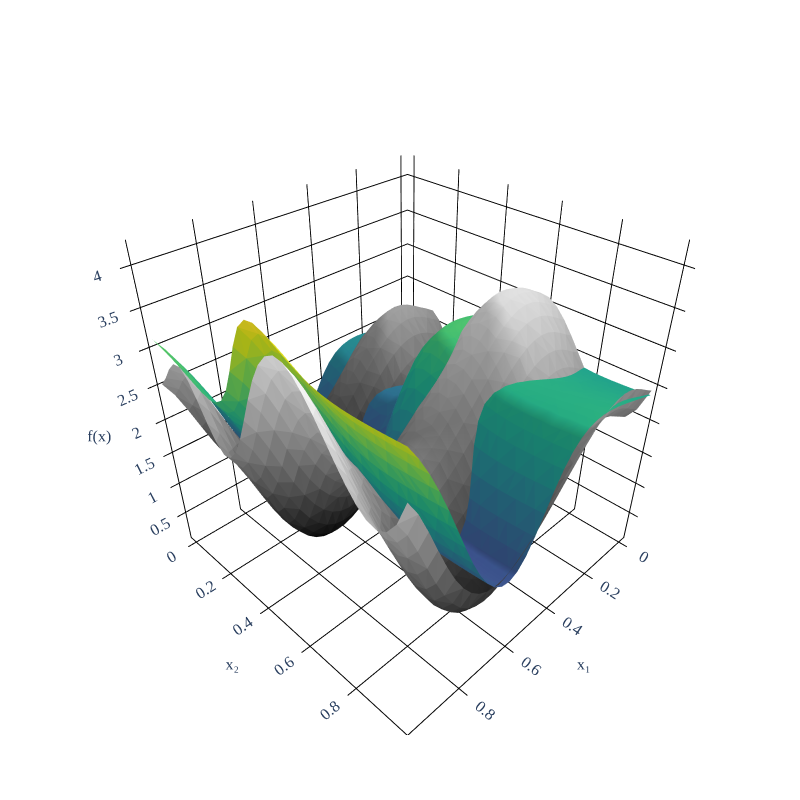

Notebook code for this chart:
### Code cell
import pandas as pd
import numpy as np
import pandas as pd
from sklearn.preprocessing import StandardScaler
import matplotlib.pyplot as plt
import plotly.figure_factory as ff
from scipy.spatial import Delaunay
import plotly.graph_objects as go


def superficie(file_paths):

    # Leitura dos dados e extração de 'Z_pred' reshape em array coluna
    Z_preds = [pd.read_excel(fp)['Z_pred'].values.reshape(-1, 1) for fp in file_paths]
    Z_pred_total = np.hstack(Z_preds)
    Z_media = np.mean(Z_pred_total, axis=1, keepdims=True)
    desvio_padrao = np.std(Z_pred_total, axis=1, keepdims=True)

    df = pd.read_excel("1000_model/1000_model_3_9_0.xlsx")
    Z_mse = df['Z'].values.reshape(-1, 1)

    x = np.linspace(1, 0, 32)
    y = np.linspace(1, 0, 32)
    x, y = np.meshgrid(x, y)
    Z = 1.3356 * (1.5 * (1 - x))+np.exp(2 * x - 1) * np.sin(3 * np.pi * (x - 0.6)**2)+np.exp(3*(y - 0.5)) * np.sin(4 * np.pi * (y - 0.9)**2)
    points = np.column_stack((x.flatten(), y.flatten()))
    tri = Delaunay(points)
            
    fig_original = ff.create_trisurf(x=x.flatten(), y=y.flatten(), z=Z.flatten(), 
                                            simplices=tri.simplices, colormap='Greys',
                                            title='Surface Fit - Original Values')
    fig_predicted = ff.create_trisurf(x=x.flatten(), y=y.flatten(), z= Z_media.flatten(), 
                                            simplices=tri.simplices, colormap='Viridis',
                                            title='Surface Fit - Predicted Values')


    data = [fig_original.data[0], fig_predicted.data[0]]
    fig = go.Figure(data=data)
    fig.update_layout(
    title=' ',
    autosize=False,
    width=800,
    height=800,
    margin=dict(l=65, r=50, b=65, t=90),
    scene=dict(
        aspectmode='manual',
        aspectratio=dict(x=1, y=1, z=1),
        xaxis=dict(
            title=dict(text='x₁', font=dict(family='Times New Roman', size=16)),
            backgroundcolor='white',
            gridcolor='black',
            zerolinecolor='black',
            tickfont=dict(family='Times New Roman', size=14)
        ),
        yaxis=dict(
            title=dict(text='x₂', font=dict(family='Times New Roman', size=16)),
            backgroundcolor='white',
            gridcolor='black',
            zerolinecolor='black',
            tickfont=dict(family='Times New Roman', size=14)
        ),
        zaxis=dict(
            title=dict(text='f(x)', font=dict(family='Times New Roman', size=16)),
            backgroundcolor='white',
            gridcolor='black',
            zerolinecolor='black',
            tickfont=dict(family='Times New Roman', size=14)
        )
    ),
    paper_bgcolor='white',
    plot_bgcolor='white',
    font=dict(family='Times New Roman', size=12)  # fonte global
)


    fig.show()

    mse = np.mean((Z_mse - Z_media) ** 2)

    print(f'MSE: {mse}')

superficie([
    "1000_model/1000_model_11_7_6.xlsx",
    "1000_model/1000_model_11_9_11.xlsx",
    "1000_model/1000_model_11_9_3.xlsx",
    "1000_model/1000_model_14_8_1.xlsx",
    "1000_model/1000_model_14_8_17.xlsx",
    "1000_model/1000_model_14_8_3.xlsx",
    "1000_model/1000_model_3_9_15.xlsx",
    "1000_model/1000_model_7_9_22.xlsx",
    "1000_model/1000_model_9_4_0.xlsx",
    "1000_model/1000_model_9_4_2.xlsx"
])

### Figure 1 — Plotly figure (JSON) as saved in the notebook; plotly's stock layout.template omitted (floating-point values rounded to 4 significant figures; data arrays with more than 128 entries replaced by an {"elided": "..."} marker saying what was removed)
{"data": [{"facecolor": {"elided": "1922 str values"}, "i": {"elided": "1922 int values"}, "j": {"elided": "1922 int values"}, "k": {"elided": "1922 int values"}, "name": "", "type": "mesh3d", "x": {"elided": "1024 float values"}, "y": {"elided": "1024 float values"}, "z": {"elided": "1024 float values"}}, {"facecolor": {"elided": "1922 str values"}, "i": {"elided": "1922 int values"}, "j": {"elided": "1922 int values"}, "k": {"elided": "1922 int values"}, "name": "", "type": "mesh3d", "x": {"elided": "1024 float values"}, "y": {"elided": "1024 float values"}, "z": {"elided": "1024 float values"}}], "layout": {"autosize": false, "font": {"family": "Times New Roman", "size": 12}, "height": 800, "margin": {"b": 65, "l": 65, "r": 50, "t": 90}, "paper_bgcolor": "white", "plot_bgcolor": "white", "scene": {"aspectmode": "manual", "aspectratio": {"x": 1, "y": 1, "z": 1}, "xaxis": {"backgroundcolor": "white", "gridcolor": "black", "tickfont": {"family": "Times New Roman", "size": 14}, "title": {"font": {"family": "Times New Roman", "size": 16}, "text": "x₁"}, "zerolinecolor": "black"}, "yaxis": {"backgroundcolor": "white", "gridcolor": "black", "tickfont": {"family": "Times New Roman", "size": 14}, "title": {"font": {"family": "Times New Roman", "size": 16}, "text": "x₂"}, "zerolinecolor": "black"}, "zaxis": {"backgroundcolor": "white", "gridcolor": "black", "tickfont": {"family": "Times New Roman", "size": 14}, "title": {"font": {"family": "Times New Roman", "size": 16}, "text": "f(x)"}, "zerolinecolor": "black"}}, "title": {"text": " "}, "width": 800}}
